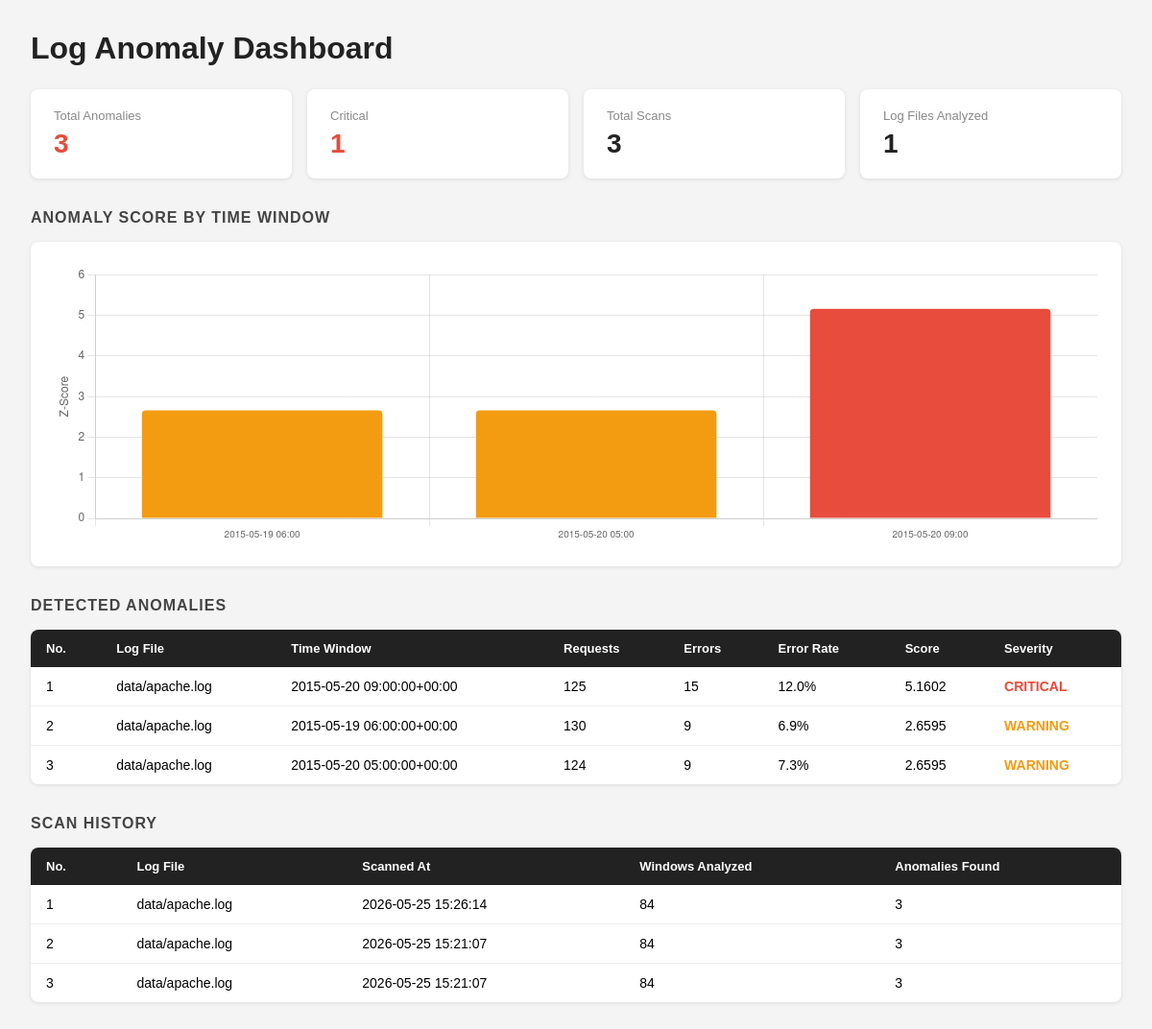
The page / on the database its author committed.
### tables this page shows
CREATE TABLE anomalies (
            id              INTEGER PRIMARY KEY AUTOINCREMENT,
            log_file        TEXT,
            time_window     TEXT,
            total_requests  INTEGER,
            error_count     INTEGER,
            error_rate      REAL,
            anomaly_score   REAL,
            severity        TEXT,
            UNIQUE(log_file, time_window)
        );

CREATE TABLE scan_history (
            id                INTEGER PRIMARY KEY AUTOINCREMENT,
            log_file          TEXT,
            scanned_at        TEXT,
            windows_analyzed  INTEGER,
            anomalies_found   INTEGER
        );

### app.py (the view)
@app.route('/')
def dashboard():
    summary = get_summary()
    anomalies = get_all_anomalies()
    history = get_scan_history()
    chart_rows = get_chart_data()
    labels = [row[0][:16] for row in chart_rows]
    error_rates = [round(row[1] * 100, 2) for row in chart_rows]
    scores = [round(row[2], 2) for row in chart_rows]
    return render_template('dashboard.html',
                         summary=summary,
                         anomalies=anomalies,
                         history=history,
                         labels=json.dumps(labels),
                         error_rates=json.dumps(error_rates),
                         scores=json.dumps(scores))

### src/database.py (called while the page is built)
def get_all_anomalies():
    conn = sqlite3.connect(DB_PATH)
    cursor = conn.cursor()
    cursor.execute('SELECT * FROM anomalies ORDER BY anomaly_score DESC')
    rows = cursor.fetchall()
    conn.close()
    return rows

def get_scan_history():
    conn = sqlite3.connect(DB_PATH)
    cursor = conn.cursor()
    cursor.execute('SELECT * FROM scan_history ORDER BY scanned_at DESC')
    rows = cursor.fetchall()
    conn.close()
    return rows

def get_summary():
    conn = sqlite3.connect(DB_PATH)
    cursor = conn.cursor()
    cursor.execute('SELECT COUNT(*) FROM anomalies')
    total = cursor.fetchone()[0]
    cursor.execute("SELECT COUNT(*) FROM anomalies WHERE severity = 'CRITICAL'")
    critical = cursor.fetchone()[0]
    cursor.execute('SELECT COUNT(*) FROM scan_history')
    total_scans = cursor.fetchone()[0]
    cursor.execute('SELECT COUNT(DISTINCT log_file) FROM scan_history')
    log_files = cursor.fetchone()[0]
    conn.close()
    return {
        'total_anomalies': total,
        'critical_count': critical,
        'total_scans': total_scans,
        'log_files_analyzed': log_files
    }

def get_chart_data():
    conn = sqlite3.connect(DB_PATH)
    cursor = conn.cursor()
    cursor.execute('''
        SELECT time_window, error_rate, anomaly_score
        FROM anomalies
        ORDER BY time_window ASC
    ''')
    rows = cursor.fetchall()
    conn.close()
    return rows

### templates/dashboard.html (shortened to what this page needs)
<!DOCTYPE html>
<html>
<head>
</head>
<body>
<h1>Log Anomaly Dashboard</h1>
<div class="summary">
    <div class="card">
        <p>Total Anomalies</p>
        <h3 class="red">{{ summary.total_anomalies }}</h3>
    </div>
    <div class="card">
        <p>Critical</p>
        <h3 class="red">{{ summary.critical_count }}</h3>
    </div>
    <div class="card">
        <p>Total Scans</p>
        <h3>{{ summary.total_scans }}</h3>
    </div>
    <div class="card">
        <p>Log Files Analyzed</p>
        <h3>{{ summary.log_files_analyzed }}</h3>
    </div>
</div>
<h2>Anomaly Score by Time Window</h2>
<div class="chart-container">
    <canvas id="anomalyChart" height="80"></canvas>
</div>
<h2>Detected Anomalies</h2>
<table>
    <thead>
        <tr>
            <th>No.</th>
            <th>Log File</th>
            <th>Time Window</th>
            <th>Requests</th>
            <th>Errors</th>
            <th>Error Rate</th>
            <th>Score</th>
            <th>Severity</th>
        </tr>
    </thead>
    <tbody>
        {% for row in anomalies %}
        <tr>
            <td>{{ loop.index }}</td>
            <td>{{ row[1] }}</td>
            <td>{{ row[2] }}</td>
            <td>{{ row[3] }}</td>
            <td>{{ row[4] }}</td>
            <td>{{ "%.1f%%"|format(row[5] * 100) }}</td>
            <td>{{ row[6] }}</td>
            <td class="{{ row[7]|lower }}">{{ row[7] }}</td>
        </tr>
        {% endfor %}
    </tbody>
</table>
<h2>Scan History</h2>
<table>
    <thead>
        <tr>
            <th>No.</th>
            <th>Log File</th>
            <th>Scanned At</th>
            <th>Windows Analyzed</th>
            <th>Anomalies Found</th>
        </tr>
    </thead>
    <tbody>
        {% for row in history %}
        <tr>
            <td>{{ loop.index }}</td>
            <td>{{ row[1] }}</td>
            <td>{{ row[2] }}</td>
            <td>{{ row[3] }}</td>
            <td>{{ row[4] }}</td>
        </tr>
        {% endfor %}
    </tbody>
</table>
<script>
    const labels = {{ labels | safe }};
    const scores = {{ scores | safe }};
    const ctx = document.getElementById('anomalyChart').getContext('2d');
    new Chart(ctx, {
        type: 'bar',
        data: {
            labels: labels,
            datasets: [{
                label: 'Anomaly Score',
                data: scores,
                backgroundColor: scores.map(s => s >= 4 ? '#e74c3c' : s >= 2.5 ? '#f39c12' : '#3498db'),
                borderRadius: 4
            }]
        },
        options: {
            responsive: true,
            plugins: {
                legend: { display: false },
                tooltip: {
                    callbacks: {
                        label: ctx => `Score: ${ctx.raw}`
                    }
                }
            },
            scales: {
                y: {
                    beginAtZero: true,
                    title: { display: true, text: 'Z-Score' }
                },
                x: {
                    ticks: { maxRotation: 45, font: { size: 10 } }
                }
            }
        }
    });
</script>
</body>
</html>

### templates/dashboard.html (style rules this page uses)
* { margin: 0; padding: 0; box-sizing: border-box; }
body { font-family: Arial, sans-serif; background: #f4f4f4; padding: 32px; }
h1 { color: #222; margin-bottom: 24px; }
h2 { color: #444; margin: 32px 0 16px; font-size: 16px; text-transform: uppercase; letter-spacing: 1px; }
.summary { display: flex; gap: 16px; margin-bottom: 32px; }
.card { background: white; border-radius: 8px; padding: 20px 24px; box-shadow: 0 1px 4px rgba(0,0,0,0.1); flex: 1; }
.card p { font-size: 13px; color: #888; margin-bottom: 6px; }
.card h3 { font-size: 28px; color: #222; }
.card h3.red { color: #e74c3c; }
.chart-container { background: white; border-radius: 8px; padding: 24px; box-shadow: 0 1px 4px rgba(0,0,0,0.1); margin-bottom: 32px; }
table { width: 100%; border-collapse: collapse; background: white; border-radius: 8px; overflow: hidden; box-shadow: 0 1px 4px rgba(0,0,0,0.1); margin-bottom: 32px; }
th { background: #222; color: white; padding: 12px 16px; text-align: left; font-size: 13px; }
td { padding: 12px 16px; border-bottom: 1px solid #eee; font-size: 14px; }
tr:last-child td { border-bottom: none; }
.critical { color: #e74c3c; font-weight: bold; }
.warning { color: #f39c12; font-weight: bold; }

### rows shown on the page
anomalies: log_file "data/apache.log", time_window "2015-05-20 09:00:00+00:00", total_requests "125", error_count "15", row[5]*100 "12.0%", anomaly_score "5.1602", severity "CRITICAL"
anomalies: log_file "data/apache.log", time_window "2015-05-19 06:00:00+00:00", total_requests "130", error_count "9", row[5]*100 "6.9%", anomaly_score "2.6595", severity "WARNING"
anomalies: log_file "data/apache.log", time_window "2015-05-20 05:00:00+00:00", total_requests "124", error_count "9", row[5]*100 "7.3%", anomaly_score "2.6595", severity "WARNING"
scan_history: log_file "data/apache.log", scanned_at "2026-05-25 15:26:14", windows_analyzed "84", anomalies_found "3"
scan_history: log_file "data/apache.log", scanned_at "2026-05-25 15:21:07", windows_analyzed "84", anomalies_found "3"
scan_history: log_file "data/apache.log", scanned_at "2026-05-25 15:21:07", windows_analyzed "84", anomalies_found "3"

### other values the page prints
{{ summary.total_anomalies }} "3"
{{ summary.critical_count }} "1"
{{ summary.total_scans }} "3"
{{ summary.log_files_analyzed }} "1"
chart data {{ scores | safe }} [2.66, 2.66, 5.16]
